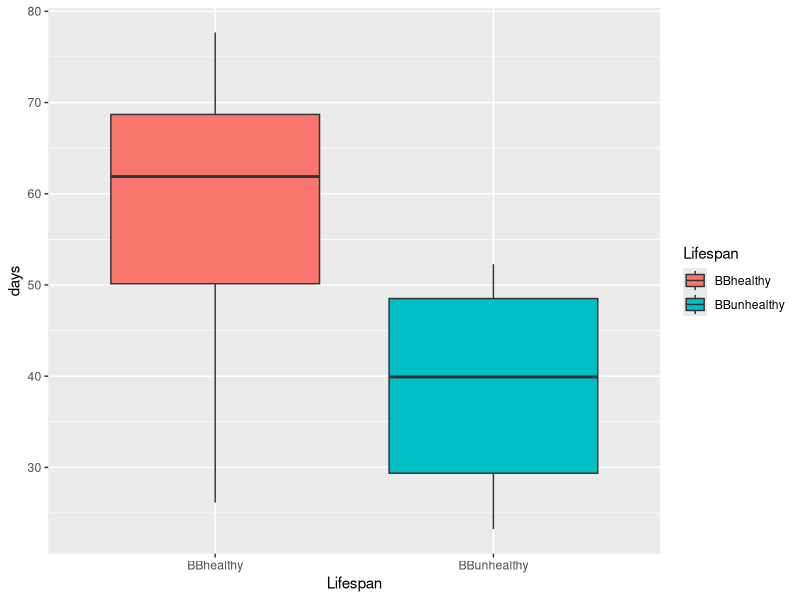

The R script that drew this image:
## ---- chunk 1

library(tidyverse) 

# Variable and random number assignment
BBhealthy <- rnorm(10, mean=56, sd=14)
BBhealthy

BBunhealthy <-rnorm(10, mean=45, sd=14) 
BBunhealthy

# Creating a data frame for data and putting it into long format
BBData<-data.frame(BBhealthy, BBunhealthy)
BBData2 <- gather(BBData, BBhealthy, BBunhealthy, key = "Lifespan", value="days")
BBData2

#Using ANOVA to analyze data
AOVmodel <- aov(days~Lifespan, data=BBData2)
summary(AOVmodel)

# Plotting the data collected from ANOVA
ANOplot <- ggplot(data=BBData2,
                  aes(x=Lifespan,y=days,
                      fill=Lifespan)) +
  geom_boxplot()
ANOplot

# 6 After adjusting the means of the different groups, i saw that a difference of at least 5 in the mean kept the data from having overlap, with the exception of extreme values. 

#7 The original samples size for the values was 25. After inputing gradually decreasing values and running the analysis, i was able to see that a sample size of 9 was the minimun sample size needed for the results to still be significant.

#8 The data that I was simulating was categorical by continuous which is why I chose to use ANOVA to examine the data. The means and sample size were calculated by determining the minimum amount of data needed to justify significant results. If you have a smaller sample size however, the mean difference must be greater. There was an odd patter of as the means got closer to each other, the values were not significant. This observation was observed between the fram of 1-4 mean difference. When there was a difference of 1-2 or greater than 4, the data was significant based on the p-value. 



